Frame 1 (no input): blank canvas, image omitted
Frame 60 (the mouse pressed at the canvas centre just before this capture): blank canvas, image omitted
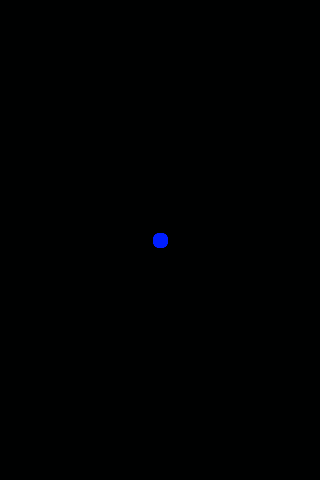
Frame 120 (the mouse held since frame 60 and released just before this capture)

The Processing sketch whose frames 1 and 60 were blank and that drew this single picture after the mouse press (run headless with seeded random() and noise(); from frame 60 on, the mouse is pressed at the canvas centre):

// Processing sketch: DroidDraw
// ── DroidDraw.pde
boolean was_pressed = false;
color bg_color = color(0,1,1);
color fg_color = color(0.5,1,1);
int start_x = 0;
int start_y = 0;

void setup(){
  colorMode(HSB,1);
  size(320, 480);
  frameRate(30);
  
  background(bg_color);
  strokeWeight(15);
  
}
void draw(){
  float circle_size = 10;
  fill(fg_color);
  stroke(fg_color);
  
  if(mousePressed) {
    if(was_pressed){
      line(mouseX, mouseY, pmouseX, pmouseY);
    }
    else{
      fg_color = color(random(1),1,1);
      start_x = mouseX;
      start_y = mouseY;
    }
    was_pressed = true;
  }
  else{
    if(mouseX==start_x && mouseY==start_y)
      background(bg_color);    
    was_pressed = false;
  }  
}
